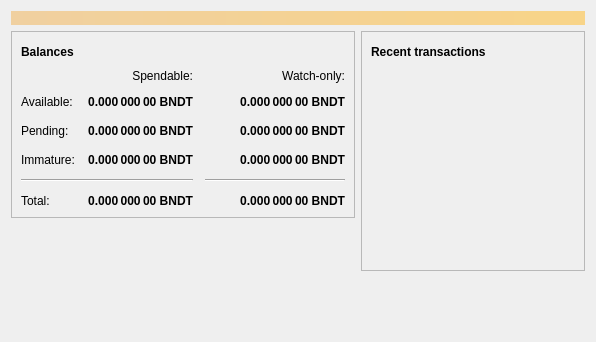
<?xml version="1.0" encoding="UTF-8"?>
<ui version="4.0">
 <class>OverviewPage</class>
 <widget class="QWidget" name="OverviewPage">
  <property name="geometry">
   <rect>
    <x>0</x>
    <y>0</y>
    <width>596</width>
    <height>342</height>
   </rect>
  </property>
  <property name="windowTitle">
   <string>Form</string>
  </property>
  <layout class="QVBoxLayout" name="topLayout">
   <item>
    <widget class="QLabel" name="labelAlerts">
     <property name="visible">
      <bool>false</bool>
     </property>
     <property name="styleSheet">
      <string notr="true">QLabel { background-color: qlineargradient(x1: 0, y1: 0, x2: 1, y2: 0, stop:0 #F0D0A0, stop:1 #F8D488); color:#000000; }</string>
     </property>
     <property name="wordWrap">
      <bool>true</bool>
     </property>
     <property name="margin">
      <number>3</number>
     </property>
     <property name="textInteractionFlags">
      <set>Qt::TextSelectableByMouse</set>
     </property>
    </widget>
   </item>
   <item>
    <layout class="QHBoxLayout" name="horizontalLayout" stretch="1,1">
     <item>
      <layout class="QVBoxLayout" name="verticalLayout_2">
       <item>
        <widget class="QFrame" name="frame">
         <property name="frameShape">
          <enum>QFrame::StyledPanel</enum>
         </property>
         <property name="frameShadow">
          <enum>QFrame::Raised</enum>
         </property>
         <layout class="QVBoxLayout" name="verticalLayout_4">
          <item>
           <layout class="QHBoxLayout" name="horizontalLayout_4">
            <item>
             <widget class="QLabel" name="label_5">
              <property name="font">
               <font>
                <weight>75</weight>
                <bold>true</bold>
               </font>
              </property>
              <property name="text">
               <string>Balances</string>
              </property>
             </widget>
            </item>
            <item>
             <widget class="QPushButton" name="labelWalletStatus">
              <property name="enabled">
               <bool>true</bool>
              </property>
              <property name="maximumSize">
               <size>
                <width>30</width>
                <height>16777215</height>
               </size>
              </property>
              <property name="toolTip">
               <string>The displayed information may be out of date. Your wallet automatically synchronizes with the Banditocoin network after a connection is established, but this process has not completed yet.</string>
              </property>
              <property name="text">
               <string/>
              </property>
              <property name="icon">
               <iconset resource="../bitcoin.qrc">
                <normaloff>:/icons/warning</normaloff>
                <disabledoff>:/icons/warning</disabledoff>:/icons/warning</iconset>
              </property>
              <property name="iconSize">
               <size>
                <width>24</width>
                <height>24</height>
               </size>
              </property>
              <property name="flat">
               <bool>true</bool>
              </property>
             </widget>
            </item>
            <item>
             <spacer name="horizontalSpacer_3">
              <property name="orientation">
               <enum>Qt::Horizontal</enum>
              </property>
              <property name="sizeHint" stdset="0">
               <size>
                <width>40</width>
                <height>20</height>
               </size>
              </property>
             </spacer>
            </item>
           </layout>
          </item>
          <item>
           <layout class="QGridLayout" name="gridLayout">
            <property name="spacing">
             <number>12</number>
            </property>
            <item row="2" column="2">
             <widget class="QLabel" name="labelWatchPending">
              <property name="font">
               <font>
                <weight>75</weight>
                <bold>true</bold>
               </font>
              </property>
              <property name="cursor">
               <cursorShape>IBeamCursor</cursorShape>
              </property>
              <property name="toolTip">
               <string>Unconfirmed transactions to watch-only addresses</string>
              </property>
              <property name="text">
               <string notr="true">0.000 000 00 BNDT</string>
              </property>
              <property name="alignment">
               <set>Qt::AlignRight|Qt::AlignTrailing|Qt::AlignVCenter</set>
              </property>
              <property name="textInteractionFlags">
               <set>Qt::LinksAccessibleByMouse|Qt::TextSelectableByKeyboard|Qt::TextSelectableByMouse</set>
              </property>
             </widget>
            </item>
            <item row="2" column="1">
             <widget class="QLabel" name="labelUnconfirmed">
              <property name="font">
               <font>
                <weight>75</weight>
                <bold>true</bold>
               </font>
              </property>
              <property name="cursor">
               <cursorShape>IBeamCursor</cursorShape>
              </property>
              <property name="toolTip">
               <string>Total of transactions that have yet to be confirmed, and do not yet count toward the spendable balance</string>
              </property>
              <property name="text">
               <string notr="true">0.000 000 00 BNDT</string>
              </property>
              <property name="alignment">
               <set>Qt::AlignRight|Qt::AlignTrailing|Qt::AlignVCenter</set>
              </property>
              <property name="textInteractionFlags">
               <set>Qt::LinksAccessibleByMouse|Qt::TextSelectableByKeyboard|Qt::TextSelectableByMouse</set>
              </property>
             </widget>
            </item>
            <item row="3" column="2">
             <widget class="QLabel" name="labelWatchImmature">
              <property name="font">
               <font>
                <weight>75</weight>
                <bold>true</bold>
               </font>
              </property>
              <property name="cursor">
               <cursorShape>IBeamCursor</cursorShape>
              </property>
              <property name="toolTip">
               <string>Mined balance in watch-only addresses that has not yet matured</string>
              </property>
              <property name="text">
               <string notr="true">0.000 000 00 BNDT</string>
              </property>
              <property name="alignment">
               <set>Qt::AlignRight|Qt::AlignTrailing|Qt::AlignVCenter</set>
              </property>
              <property name="textInteractionFlags">
               <set>Qt::LinksAccessibleByMouse|Qt::TextSelectableByKeyboard|Qt::TextSelectableByMouse</set>
              </property>
             </widget>
            </item>
            <item row="4" column="0" colspan="2">
             <widget class="Line" name="line">
              <property name="orientation">
               <enum>Qt::Horizontal</enum>
              </property>
             </widget>
            </item>
            <item row="4" column="2">
             <widget class="Line" name="lineWatchBalance">
              <property name="sizePolicy">
               <sizepolicy hsizetype="Preferred" vsizetype="Fixed">
                <horstretch>0</horstretch>
                <verstretch>0</verstretch>
               </sizepolicy>
              </property>
              <property name="minimumSize">
               <size>
                <width>140</width>
                <height>0</height>
               </size>
              </property>
              <property name="orientation">
               <enum>Qt::Horizontal</enum>
              </property>
             </widget>
            </item>
            <item row="5" column="0">
             <widget class="QLabel" name="labelTotalText">
              <property name="text">
               <string>Total:</string>
              </property>
             </widget>
            </item>
            <item row="3" column="1">
             <widget class="QLabel" name="labelImmature">
              <property name="font">
               <font>
                <weight>75</weight>
                <bold>true</bold>
               </font>
              </property>
              <property name="cursor">
               <cursorShape>IBeamCursor</cursorShape>
              </property>
              <property name="toolTip">
               <string>Mined balance that has not yet matured</string>
              </property>
              <property name="text">
               <string notr="true">0.000 000 00 BNDT</string>
              </property>
              <property name="alignment">
               <set>Qt::AlignRight|Qt::AlignTrailing|Qt::AlignVCenter</set>
              </property>
              <property name="textInteractionFlags">
               <set>Qt::LinksAccessibleByMouse|Qt::TextSelectableByKeyboard|Qt::TextSelectableByMouse</set>
              </property>
             </widget>
            </item>
            <item row="2" column="3">
             <spacer name="horizontalSpacer_2">
              <property name="orientation">
               <enum>Qt::Horizontal</enum>
              </property>
              <property name="sizeHint" stdset="0">
               <size>
                <width>40</width>
                <height>20</height>
               </size>
              </property>
             </spacer>
            </item>
            <item row="3" column="0">
             <widget class="QLabel" name="labelImmatureText">
              <property name="text">
               <string>Immature:</string>
              </property>
             </widget>
            </item>
            <item row="5" column="1">
             <widget class="QLabel" name="labelTotal">
              <property name="font">
               <font>
                <weight>75</weight>
                <bold>true</bold>
               </font>
              </property>
              <property name="cursor">
               <cursorShape>IBeamCursor</cursorShape>
              </property>
              <property name="toolTip">
               <string>Your current total balance</string>
              </property>
              <property name="text">
               <string notr="true">0.000 000 00 BNDT</string>
              </property>
              <property name="alignment">
               <set>Qt::AlignRight|Qt::AlignTrailing|Qt::AlignVCenter</set>
              </property>
              <property name="textInteractionFlags">
               <set>Qt::LinksAccessibleByMouse|Qt::TextSelectableByKeyboard|Qt::TextSelectableByMouse</set>
              </property>
             </widget>
            </item>
            <item row="5" column="2">
             <widget class="QLabel" name="labelWatchTotal">
              <property name="font">
               <font>
                <weight>75</weight>
                <bold>true</bold>
               </font>
              </property>
              <property name="cursor">
               <cursorShape>IBeamCursor</cursorShape>
              </property>
              <property name="toolTip">
               <string>Current total balance in watch-only addresses</string>
              </property>
              <property name="text">
               <string notr="true">0.000 000 00 BNDT</string>
              </property>
              <property name="alignment">
               <set>Qt::AlignRight|Qt::AlignTrailing|Qt::AlignVCenter</set>
              </property>
              <property name="textInteractionFlags">
               <set>Qt::LinksAccessibleByMouse|Qt::TextSelectableByKeyboard|Qt::TextSelectableByMouse</set>
              </property>
             </widget>
            </item>
            <item row="0" column="2">
             <widget class="QLabel" name="labelWatchonly">
              <property name="text">
               <string>Watch-only:</string>
              </property>
              <property name="alignment">
               <set>Qt::AlignRight|Qt::AlignTrailing|Qt::AlignVCenter</set>
              </property>
             </widget>
            </item>
            <item row="1" column="0">
             <widget class="QLabel" name="labelBalanceText">
              <property name="text">
               <string>Available:</string>
              </property>
             </widget>
            </item>
            <item row="1" column="1">
             <widget class="QLabel" name="labelBalance">
              <property name="font">
               <font>
                <weight>75</weight>
                <bold>true</bold>
               </font>
              </property>
              <property name="cursor">
               <cursorShape>IBeamCursor</cursorShape>
              </property>
              <property name="toolTip">
               <string>Your current spendable balance</string>
              </property>
              <property name="text">
               <string notr="true">0.000 000 00 BNDT</string>
              </property>
              <property name="alignment">
               <set>Qt::AlignRight|Qt::AlignTrailing|Qt::AlignVCenter</set>
              </property>
              <property name="textInteractionFlags">
               <set>Qt::LinksAccessibleByMouse|Qt::TextSelectableByKeyboard|Qt::TextSelectableByMouse</set>
              </property>
             </widget>
            </item>
            <item row="1" column="2">
             <widget class="QLabel" name="labelWatchAvailable">
              <property name="font">
               <font>
                <weight>75</weight>
                <bold>true</bold>
               </font>
              </property>
              <property name="cursor">
               <cursorShape>IBeamCursor</cursorShape>
              </property>
              <property name="toolTip">
               <string>Your current balance in watch-only addresses</string>
              </property>
              <property name="text">
               <string notr="true">0.000 000 00 BNDT</string>
              </property>
              <property name="alignment">
               <set>Qt::AlignRight|Qt::AlignTrailing|Qt::AlignVCenter</set>
              </property>
              <property name="textInteractionFlags">
               <set>Qt::LinksAccessibleByMouse|Qt::TextSelectableByKeyboard|Qt::TextSelectableByMouse</set>
              </property>
             </widget>
            </item>
            <item row="2" column="0">
             <widget class="QLabel" name="labelPendingText">
              <property name="text">
               <string>Pending:</string>
              </property>
             </widget>
            </item>
            <item row="0" column="1">
             <widget class="QLabel" name="labelSpendable">
              <property name="text">
               <string>Spendable:</string>
              </property>
              <property name="alignment">
               <set>Qt::AlignRight|Qt::AlignTrailing|Qt::AlignVCenter</set>
              </property>
             </widget>
            </item>
           </layout>
          </item>
         </layout>
        </widget>
       </item>
       <item>
        <spacer name="verticalSpacer">
         <property name="orientation">
          <enum>Qt::Vertical</enum>
         </property>
         <property name="sizeHint" stdset="0">
          <size>
           <width>20</width>
           <height>40</height>
          </size>
         </property>
        </spacer>
       </item>
      </layout>
     </item>
     <item>
      <layout class="QVBoxLayout" name="verticalLayout_3">
       <item>
        <widget class="QFrame" name="frame_2">
         <property name="frameShape">
          <enum>QFrame::StyledPanel</enum>
         </property>
         <property name="frameShadow">
          <enum>QFrame::Raised</enum>
         </property>
         <layout class="QVBoxLayout" name="verticalLayout">
          <item>
           <layout class="QHBoxLayout" name="horizontalLayout_2">
            <item>
             <widget class="QLabel" name="label_4">
              <property name="font">
               <font>
                <weight>75</weight>
                <bold>true</bold>
               </font>
              </property>
              <property name="text">
               <string>Recent transactions</string>
              </property>
             </widget>
            </item>
            <item>
             <widget class="QPushButton" name="labelTransactionsStatus">
              <property name="enabled">
               <bool>true</bool>
              </property>
              <property name="maximumSize">
               <size>
                <width>30</width>
                <height>16777215</height>
               </size>
              </property>
              <property name="toolTip">
               <string>The displayed information may be out of date. Your wallet automatically synchronizes with the Banditocoin network after a connection is established, but this process has not completed yet.</string>
              </property>
              <property name="text">
               <string/>
              </property>
              <property name="icon">
               <iconset resource="../bitcoin.qrc">
                <normaloff>:/icons/warning</normaloff>
                <disabledoff>:/icons/warning</disabledoff>:/icons/warning</iconset>
              </property>
              <property name="iconSize">
               <size>
                <width>24</width>
                <height>24</height>
               </size>
              </property>
              <property name="flat">
               <bool>true</bool>
              </property>
             </widget>
            </item>
            <item>
             <spacer name="horizontalSpacer">
              <property name="orientation">
               <enum>Qt::Horizontal</enum>
              </property>
              <property name="sizeHint" stdset="0">
               <size>
                <width>40</width>
                <height>20</height>
               </size>
              </property>
             </spacer>
            </item>
           </layout>
          </item>
          <item>
           <widget class="QListView" name="listTransactions">
            <property name="styleSheet">
             <string notr="true">QListView { background: transparent; }</string>
            </property>
            <property name="frameShape">
             <enum>QFrame::NoFrame</enum>
            </property>
            <property name="verticalScrollBarPolicy">
             <enum>Qt::ScrollBarAlwaysOff</enum>
            </property>
            <property name="horizontalScrollBarPolicy">
             <enum>Qt::ScrollBarAlwaysOff</enum>
            </property>
            <property name="selectionMode">
             <enum>QAbstractItemView::NoSelection</enum>
            </property>
           </widget>
          </item>
         </layout>
        </widget>
       </item>
       <item>
        <spacer name="verticalSpacer_2">
         <property name="orientation">
          <enum>Qt::Vertical</enum>
         </property>
         <property name="sizeHint" stdset="0">
          <size>
           <width>20</width>
           <height>40</height>
          </size>
         </property>
        </spacer>
       </item>
      </layout>
     </item>
    </layout>
   </item>
  </layout>
 </widget>
 <resources/>
 <connections/>
</ui>
